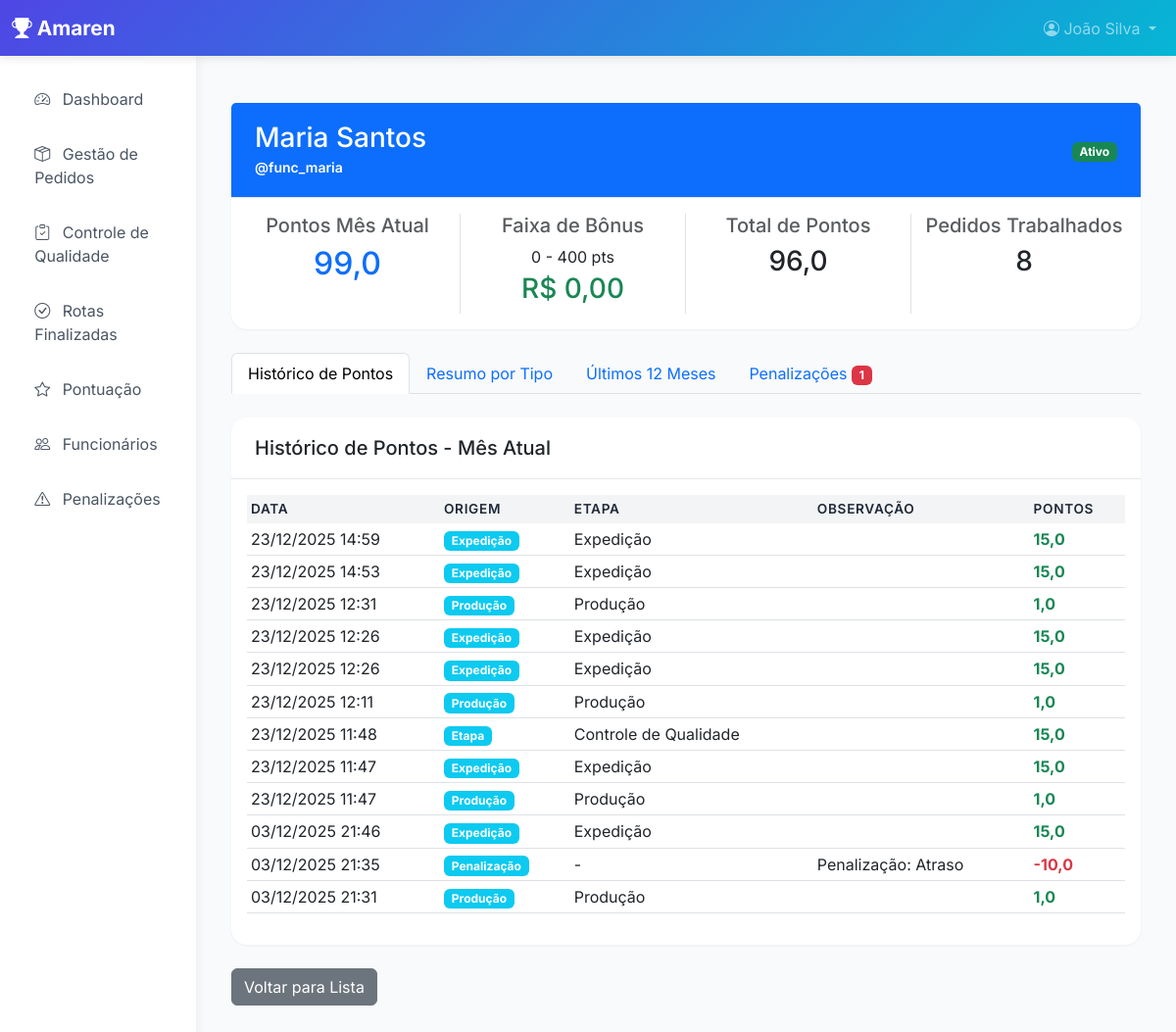
Page /dashboard/perfil-funcionario/3/ (signed in) on the committed database.
### core/models.py (models this page shows, shortened)
class BonusFaixa(models.Model):
    faixa_min = models.DecimalField(max_digits=10, decimal_places=2)
    faixa_max = models.DecimalField(max_digits=10, decimal_places=2, null=True, blank=True)  # null = sem limite superior
    valor_em_reais = models.DecimalField(max_digits=10, decimal_places=2)
    ativo = models.BooleanField(default=True)
    criado_em = models.DateTimeField(auto_now_add=True)
    atualizado_em = models.DateTimeField(auto_now=True)
    class Meta:
        ordering = ['faixa_min']
        verbose_name = 'Faixa de Bônus'
        verbose_name_plural = 'Faixas de Bônus'

class PontuacaoFuncionario(models.Model):
    ORIGEM_CHOICES = [
        ('etapa', 'Etapa'),
        ('producao', 'Produção'),
        ('check', 'Checklist'),
        ('penalizacao', 'Penalização'),
        ('expedicao', 'Expedição'),
        ('mensal', 'Bonificação Mensal'),
    ]
    funcionario = models.ForeignKey(User, on_delete=models.CASCADE, related_name='pontuacoes')
    pedido = models.ForeignKey(Pedido, on_delete=models.CASCADE, null=True, blank=True)
    etapa = models.ForeignKey(Etapa, on_delete=models.CASCADE, null=True, blank=True)
    pontos = models.DecimalField(max_digits=10, decimal_places=2)
    origem = models.CharField(max_length=20, choices=ORIGEM_CHOICES)
    timestamp = models.DateTimeField(auto_now_add=True)
    mes_referencia = models.DateField()
    observacao = models.TextField(blank=True)
    class Meta:
        ordering = ['-timestamp']
        verbose_name = 'Pontuação do Funcionário'
        verbose_name_plural = 'Pontuações dos Funcionários'
    @classmethod
    def pontos_mes_atual(cls, funcionario):
        hoje = timezone.now().date()
        primeiro_dia = hoje.replace(day=1)
        return cls.objects.filter(
            funcionario=funcionario,
            mes_referencia__gte=primeiro_dia,
            mes_referencia__lte=hoje
        ).aggregate(total=models.Sum('pontos'))['total'] or Decimal('0')

class Etapa(models.Model):
    nome = models.CharField(max_length=200)
    sequencia = models.IntegerField()
    ativa = models.BooleanField(default=True)
    se_gera_pontos = models.BooleanField(default=True)
    se_possui_checklists = models.BooleanField(default=False)
    se_possui_calculo_por_quantidade = models.BooleanField(default=False)
    pontos_fixos_etapa = models.DecimalField(
        max_digits=10,
        decimal_places=2,
        default=0,
        help_text='Pontos adicionados ao concluir a etapa (além dos checklists, se houver)'
    )
    criado_em = models.DateTimeField(auto_now_add=True)
    atualizado_em = models.DateTimeField(auto_now=True)
    class Meta:
        ordering = ['sequencia']
        verbose_name = 'Etapa'
        verbose_name_plural = 'Etapas'

### dashboard/views.py (the view)
# urls.py: path('perfil-funcionario/', views.perfil_funcionario, name='perfil_funcionario'),
@login_required
def perfil_funcionario(request, user_id=None):
    from core.models import Penalizacao
    from django.core.paginator import Paginator
    if user_id:
        if not (request.user.groups.filter(name__in=['Gerente', 'Superadmin']).exists() or request.user.is_superuser):
            messages.error(request, 'Acesso negado.')
            return redirect('dashboard:home')
        usuario = get_object_or_404(User, pk=user_id, groups__name='Funcionário')
    else:
        usuario = request.user
    hoje = timezone.now().date()
    primeiro_dia_mes = hoje.replace(day=1)
    pontos_mes_atual = PontuacaoFuncionario.pontos_mes_atual(usuario)
    faixa_bonus = BonusFaixa.objects.filter(
        ativo=True,
        faixa_min__lte=pontos_mes_atual
    ).exclude(faixa_max__lt=pontos_mes_atual).first()
    bonus_em_reais = faixa_bonus.valor_em_reais if faixa_bonus else Decimal('0')
    historico_pontos = PontuacaoFuncionario.objects.filter(
        funcionario=usuario,
        mes_referencia__gte=primeiro_dia_mes
    ).select_related('pedido', 'etapa').order_by('-timestamp')
    paginator = Paginator(historico_pontos, 20)
    page_number = request.GET.get('page')
    page_obj = paginator.get_page(page_number)
    resumo_origem = historico_pontos.values('origem').annotate(
        total_pontos=Sum('pontos'),
        quantidade=Count('id')
    ).order_by('-total_pontos')
    resumo_etapa = HistoricoEtapa.objects.filter(
        funcionario=usuario,
        timestamp_fim__isnull=False,
        timestamp_inicio__gte=primeiro_dia_mes
    ).values('etapa__nome').annotate(
        total_pontos=Sum('pontos_gerados'),
        quantidade=Count('id')
    ).order_by('-total_pontos')
    penalizacoes_mes = Penalizacao.objects.filter(
        funcionario=usuario,
        timestamp__gte=primeiro_dia_mes,
        revertida=False
    ).order_by('-timestamp')
    total_penalizacoes = penalizacoes_mes.aggregate(total=Sum('pontos'))['total'] or Decimal('0')
    ultimos_meses = []
    data_atual = hoje
    meses_pt = {
        1: 'Janeiro', 2: 'Fevereiro', 3: 'Março', 4: 'Abril',
        5: 'Maio', 6: 'Junho', 7: 'Julho', 8: 'Agosto',
        9: 'Setembro', 10: 'Outubro', 11: 'Novembro', 12: 'Dezembro'
    }
    for i in range(12):
        mes_data = data_atual - timedelta(days=data_atual.day-1)  # Primeiro dia do mês
        pontos_do_mes = PontuacaoFuncionario.objects.filter(
            funcionario=usuario,
            mes_referencia__year=mes_data.year,
            mes_referencia__month=mes_data.month
        ).aggregate(total=Sum('pontos'))['total'] or Decimal('0')
        faixa_mes = BonusFaixa.objects.filter(
            ativo=True,
            faixa_min__lte=pontos_do_mes
        ).exclude(faixa_max__lt=pontos_do_mes).first()
        ultimos_meses.insert(0, {
            'mes': f"{meses_pt[mes_data.month]}/{mes_data.year}",
            'data': mes_data,
            'pontos': pontos_do_mes,
            'faixa': faixa_mes,
        })
        if mes_data.month == 1:
            data_atual = mes_data.replace(year=mes_data.year - 1, month=12)
        else:
            data_atual = mes_data.replace(month=mes_data.month - 1)
    total_pontos_todos_tempos = PontuacaoFuncionario.objects.filter(
        funcionario=usuario
    ).aggregate(total=Sum('pontos'))['total'] or Decimal('0')
    total_pedidos_trabalhados = Pedido.objects.filter(
        historico_etapas__funcionario=usuario
    ).distinct().count()
    context = {
        'usuario_perfil': usuario,
        'pontos_mes_atual': pontos_mes_atual,
        'faixa_bonus': faixa_bonus,
        'bonus_em_reais': bonus_em_reais,
        'page_obj': page_obj,
        'resumo_origem': resumo_origem,
        'resumo_etapa': resumo_etapa,
        'penalizacoes_mes': penalizacoes_mes,
        'total_penalizacoes': total_penalizacoes,
        'ultimos_meses': ultimos_meses,
        'total_pontos_todos_tempos': total_pontos_todos_tempos,
        'total_pedidos_trabalhados': total_pedidos_trabalhados,
    }
    return render(request, 'dashboard/perfil_funcionario.html', context)

### templates/dashboard/perfil_funcionario.html (shortened to what this page needs)
{% extends 'base.html' %}
{% load static %}
{% block content %}
<div class="container-fluid mt-4">
    <div class="row mb-4">
        <div class="col-md-12">
            <div class="card">
                <div class="card-header bg-primary text-white">
                    <div class="row align-items-center">
                        <div class="col-md-6">
                            <h3 class="mb-0">{{ usuario_perfil.get_full_name|default:usuario_perfil.username }}</h3>
                            <small>@{{ usuario_perfil.username }}</small>
                        </div>
                        <div class="col-md-6 text-end">
                            {% if usuario_perfil.is_active %}
                            <span class="badge bg-success">Ativo</span>
                            {% else %}
                            <span class="badge bg-danger">Inativo</span>
                            {% endif %}
                        </div>
                    </div>
                </div>
                <div class="card-body">
                    <div class="row">
                        <div class="col-md-3 border-end">
                            <div class="text-center">
                                <h5 class="text-muted">Pontos Mês Atual</h5>
                                <h2 class="text-primary">{{ pontos_mes_atual|floatformat:1 }}</h2>
                            </div>
                        </div>
                        <div class="col-md-3 border-end">
                            <div class="text-center">
                                <h5 class="text-muted">Faixa de Bônus</h5>
                                {% if faixa_bonus %}
                                <p class="mb-1">{{ faixa_bonus.faixa_min|floatformat:0 }} - {% if faixa_bonus.faixa_max %}{{ faixa_bonus.faixa_max|floatformat:0 }}{% else %}∞{% endif %} pts</p>
                                <h3 class="text-success">R$ {{ bonus_em_reais|floatformat:2 }}</h3>
                                {% else %}
                                <p class="text-danger">-</p>
                                {% endif %}
                            </div>
                        </div>
                        <div class="col-md-3 border-end">
                            <div class="text-center">
                                <h5 class="text-muted">Total de Pontos</h5>
                                <h3>{{ total_pontos_todos_tempos|floatformat:1 }}</h3>
                            </div>
                        </div>
                        <div class="col-md-3">
                            <div class="text-center">
                                <h5 class="text-muted">Pedidos Trabalhados</h5>
                                <h3>{{ total_pedidos_trabalhados }}</h3>
                            </div>
                        </div>
                    </div>
                </div>
            </div>
        </div>
    </div>
    <ul class="nav nav-tabs mb-4" role="tablist">
        <li class="nav-item" role="presentation">
            <button class="nav-link active" id="historico-tab" data-bs-toggle="tab" data-bs-target="#historico"
                    type="button" role="tab" aria-controls="historico" aria-selected="true">
                Histórico de Pontos
            </button>
        </li>
        <li class="nav-item" role="presentation">
            <button class="nav-link" id="resumo-tab" data-bs-toggle="tab" data-bs-target="#resumo"
                    type="button" role="tab" aria-controls="resumo" aria-selected="false">
                Resumo por Tipo
            </button>
        </li>
        <li class="nav-item" role="presentation">
            <button class="nav-link" id="ultimos-meses-tab" data-bs-toggle="tab" data-bs-target="#ultimos-meses"
                    type="button" role="tab" aria-controls="ultimos-meses" aria-selected="false">
                Últimos 12 Meses
            </button>
        </li>
        {% if penalizacoes_mes %}
        <li class="nav-item" role="presentation">
            <button class="nav-link" id="penalizacoes-tab" data-bs-toggle="tab" data-bs-target="#penalizacoes"
                    type="button" role="tab" aria-controls="penalizacoes" aria-selected="false">
                Penalizações <span class="badge bg-danger">{{ penalizacoes_mes|length }}</span>
            </button>
        </li>
        {% endif %}
    </ul>
    <div class="tab-content">
        <div class="tab-pane fade show active" id="historico" role="tabpanel" aria-labelledby="historico-tab">
            <div class="card">
                <div class="card-header">
                    <h5 class="mb-0">Histórico de Pontos - Mês Atual</h5>
                </div>
                <div class="card-body">
                    {% if page_obj %}
                    <div class="table-responsive">
                        <table class="table table-sm table-hover">
                            <thead class="table-light">
                                <tr>
                                    <th>Data</th>
                                    <th>Origem</th>
                                    <th>Etapa</th>
                                    <th>Observação</th>
                                    <th class="text-right">Pontos</th>
                                </tr>
                            </thead>
                            <tbody>
                                {% for pont in page_obj %}
                                <tr>
                                    <td>{{ pont.timestamp|date:"d/m/Y H:i" }}</td>
                                    <td>
                                        <span class="badge bg-info">{{ pont.get_origem_display }}</span>
                                    </td>
                                    <td>
                                        {% if pont.etapa %}
                                        {{ pont.etapa.nome }}
                                        {% else %}
                                        -
                                        {% endif %}
                                    </td>
                                    <td>{{ pont.observacao|truncatewords:15 }}</td>
                                    <td class="text-right">
                                        <strong class="{% if pont.pontos > 0 %}text-success{% else %}text-danger{% endif %}">
                                            {{ pont.pontos|floatformat:1 }}
                                        </strong>
                                    </td>
                                </tr>
                                {% endfor %}
                            </tbody>
                        </table>
                    </div>
                    {% else %}
                    <p class="text-muted">Nenhum registro de pontuação encontrado.</p>
                    {% endif %}
                </div>
            </div>
        </div>
    </div>
    <div class="row mt-4 mb-4">
        <div class="col-md-12">
            <a href="{% url 'dashboard:lista_funcionarios' %}" class="btn btn-secondary">Voltar para Lista</a>
        </div>
    </div>
</div>
{% endblock %}

### templates/base.html (shortened to what this page needs)
<!DOCTYPE html>
<html lang="pt-BR">
<head>
    <link href="https://cdn.jsdelivr.net/npm/bootstrap@5.3.0/dist/css/bootstrap.min.css" rel="stylesheet">
    <link rel="stylesheet" href="https://cdn.jsdelivr.net/npm/bootstrap-icons@1.11.0/font/bootstrap-icons.css">
</head>
<body>
    {% if user.is_authenticated %}
    <nav class="navbar navbar-expand-lg navbar-dark">
        <div class="container-fluid">
            <a class="navbar-brand" href="{% url 'index' %}">
                <i class="bi bi-trophy-fill"></i> Amaren
            </a>
            <div class="collapse navbar-collapse" id="navbarNav">
                <ul class="navbar-nav ms-auto">
                    <li class="nav-item dropdown">
                        <a class="nav-link dropdown-toggle" href="#" id="userDropdown" role="button" data-bs-toggle="dropdown">
                            <i class="bi bi-person-circle"></i> {{ user.get_full_name|default:user.username }}
                        </a>
                    </li>
                </ul>
            </div>
        </div>
    </nav>
    <div class="container-fluid">
        <div class="row">
            <nav class="col-md-2 d-md-block sidebar p-3">
                <div class="position-sticky">
                    {% block sidebar %}
                    {% if 'Gerente' in user.groups.all|dictsort:"name"|join:"," or user.is_superuser %}
                        {% include "includes/sidebar_gerente_admin.html" %}
                    {% endif %}
                    {% endblock %}
                </div>
            </nav>
            <main class="col-md-10 ms-sm-auto px-md-4 py-4">
                {% block content %}{% endblock %}
            </main>
        </div>
    </div>
    {% else %}
    {% block login_content %}{% endblock %}
    {% endif %}
</body>
</html>

### rows in the picture
BonusFaixa: faixa_min "0", faixa_max "400", valor_em_reais "0,00"
PontuacaoFuncionario: timestamp "23/12/2025 14:59", origem "Expedição", etapa.nome "Expedição", pontos "15,0"
PontuacaoFuncionario: timestamp "23/12/2025 14:53", origem "Expedição", etapa.nome "Expedição", pontos "15,0"
PontuacaoFuncionario: timestamp "23/12/2025 12:31", origem "Produção", etapa.nome "Produção", pontos "1,0"
PontuacaoFuncionario: timestamp "23/12/2025 12:26", origem "Expedição", etapa.nome "Expedição", pontos "15,0"
PontuacaoFuncionario: timestamp "23/12/2025 12:26", origem "Expedição", etapa.nome "Expedição", pontos "15,0"
PontuacaoFuncionario: timestamp "23/12/2025 12:11", origem "Produção", etapa.nome "Produção", pontos "1,0"
PontuacaoFuncionario: timestamp "23/12/2025 11:48", origem "Etapa", etapa.nome "Controle de Qualidade", pontos "15,0"
PontuacaoFuncionario: timestamp "23/12/2025 11:47", origem "Expedição", etapa.nome "Expedição", pontos "15,0"
PontuacaoFuncionario: timestamp "23/12/2025 11:47", origem "Produção", etapa.nome "Produção", pontos "1,0"
PontuacaoFuncionario: timestamp "03/12/2025 21:46", origem "Expedição", etapa.nome "Expedição", pontos "15,0"
PontuacaoFuncionario: timestamp "03/12/2025 21:35", origem "Penalização", observacao "Penalização: Atraso", pontos "-10,0"
PontuacaoFuncionario: timestamp "03/12/2025 21:31", origem "Produção", etapa.nome "Produção", pontos "1,0"

### other values in the picture
{{ user.get_full_name|default:user.username }} "João Silva"
{{ usuario_perfil.get_full_name|default:usuario_perfil.username }} "Maria Santos"
{{ usuario_perfil.username }} "func_maria"
{{ pontos_mes_atual|floatformat:1 }} "99,0"
{{ total_pontos_todos_tempos|floatformat:1 }} "96,0"
{{ total_pedidos_trabalhados }} "8"
{{ penalizacoes_mes|length }} "1"
